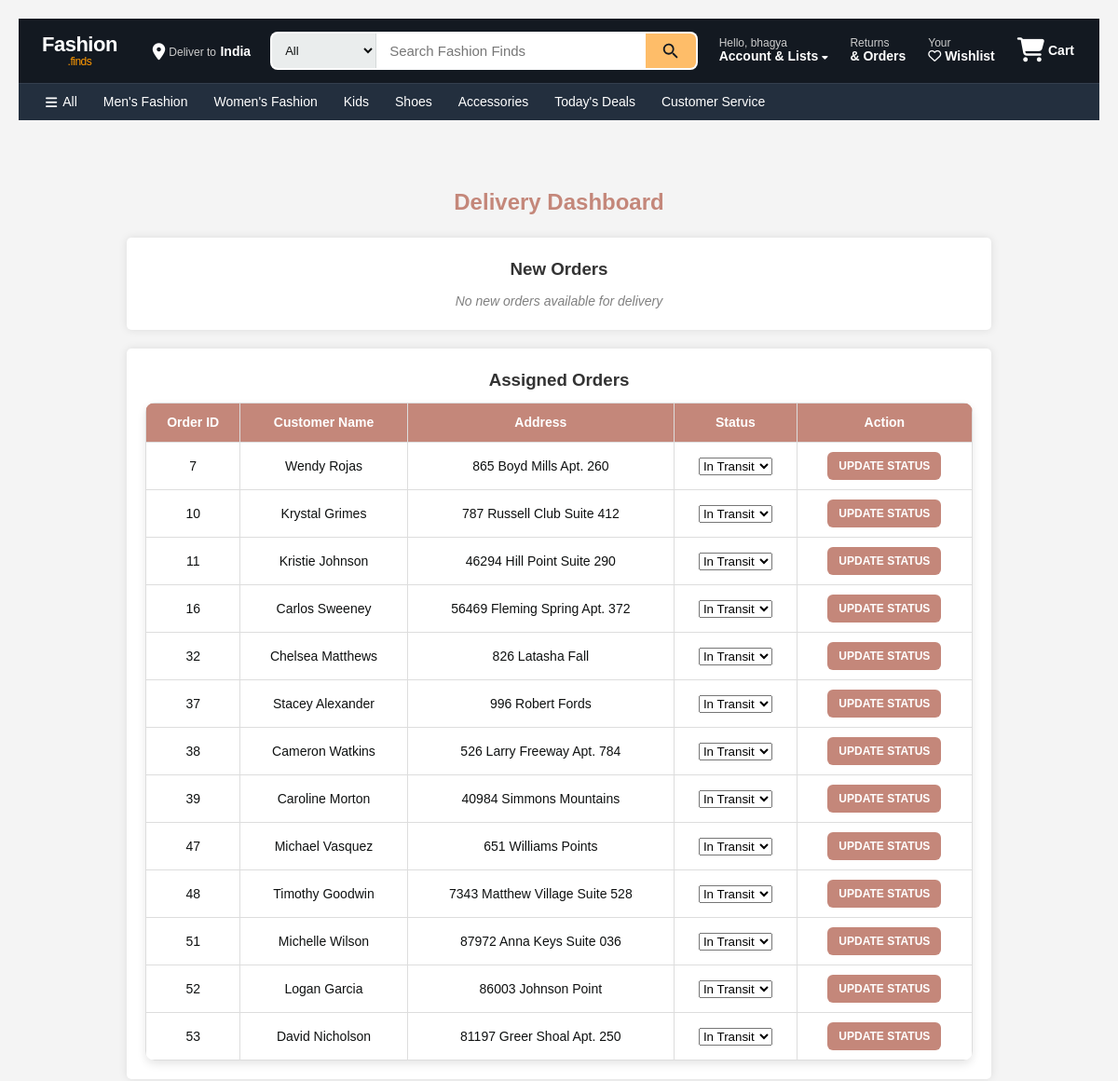
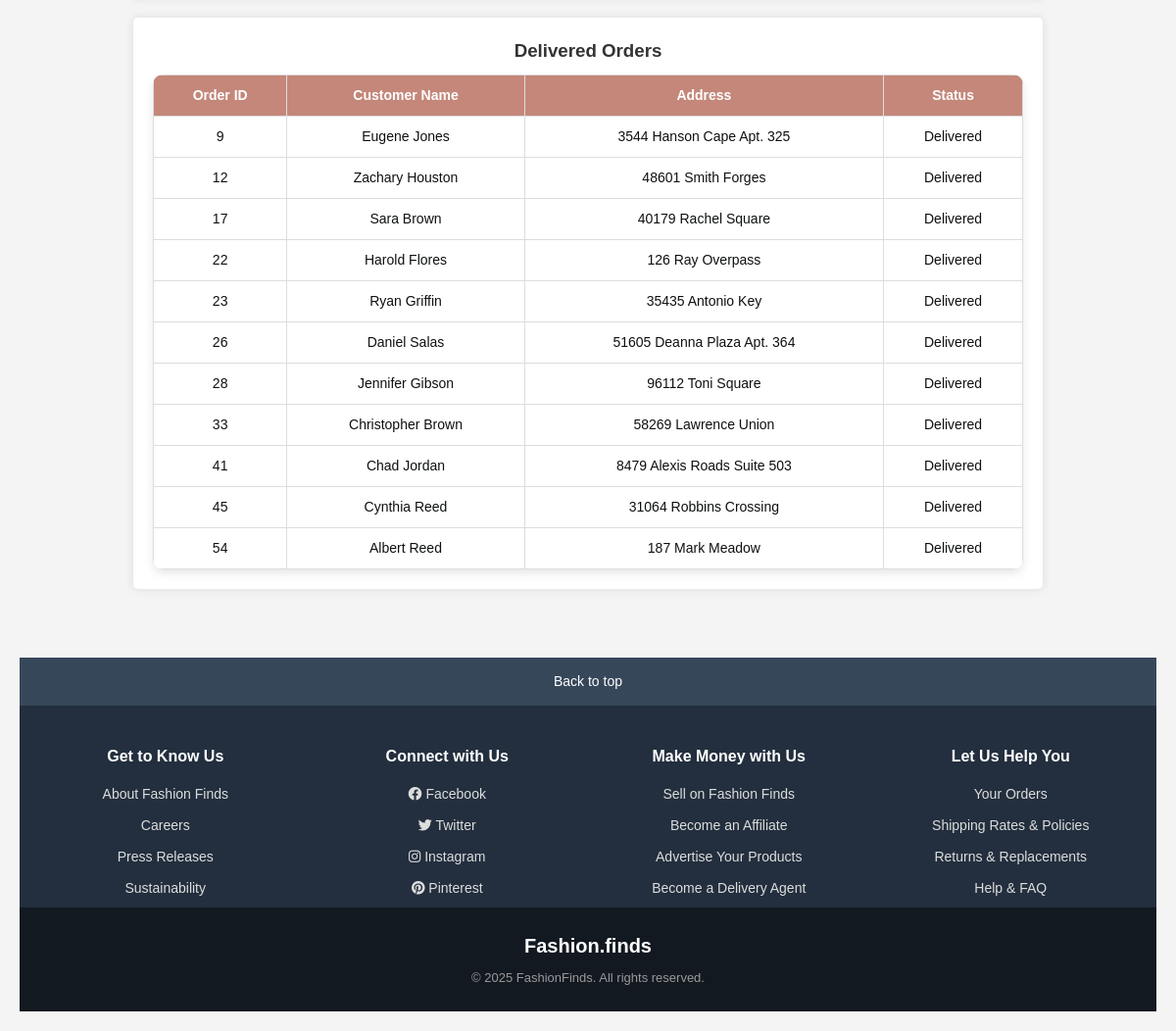
The page /delivery/dashboard (signed in) on the database its author committed (2 pictures, top to bottom).
### app/models.py (models this page shows, shortened)
class User(db.Model, UserMixin):
    __tablename__ = 'users'
    id = db.Column(db.Integer, primary_key=True)
    name = db.Column(db.String(100), nullable=False)
    phone = db.Column(db.String(15), nullable=False)
    email = db.Column(db.String(100), unique=True, nullable=False)
    password = db.Column(db.String(255), nullable=False)
    address = db.Column(db.Text, nullable=False)
    state = db.Column(db.String(50), nullable=False)
    city = db.Column(db.String(50), nullable=False)
    pincode = db.Column(db.String(10), nullable=False)
    reset_token = db.Column(db.String(255), nullable=True)
    reset_token_expiry = db.Column(db.DateTime, nullable=True)
    approved = db.Column(db.Boolean, default=False)
    role = db.Column(db.String(10), nullable=False)

class Order(db.Model):
    __tablename__ = 'orders'
    id = db.Column(db.Integer, primary_key=True)
    user_id = db.Column(db.Integer, db.ForeignKey('users.id'), nullable=False)
    total_price = db.Column(db.Float, nullable=False)
    status = db.Column(db.String(50), nullable=False, default="Pending")  # ('Pending', 'Shipped', 'Delivered', 'Cancelled')
    order_date = db.Column(db.DateTime, nullable=False, default=lambda: datetime.now(timezone.utc))
    delivery_date = db.Column(db.DateTime, nullable=True)
    order_items = db.relationship('OrderItem', backref='order', lazy=True, cascade="all, delete-orphan")
    delivery_person_id = db.Column(db.Integer, db.ForeignKey('users.id'), nullable=True)
    customer_name = db.Column(db.String(100), nullable=False)
    address_line_1 = db.Column(db.String(100), nullable=False)
    state = db.Column(db.String(100), nullable=False)
    city = db.Column(db.String(100), nullable=False)
    pincode = db.Column(db.String(20), nullable=False)
    mail = db.Column(db.String(50), nullable=False)

### app/delivery.py (the view)
@delivery_bp.route('/dashboard')
@login_required
def dashboard():
    person = current_user
    if not person:
        return "User not found", 404  # Handle non-existent users
    available_orders = Order.query.filter_by(city=person.city, delivery_person_id=None).all()
    delivered_orders = Order.query.filter_by(status="Delivered", delivery_person_id=person.id).all()
    assigned_orders = Order.query.filter(Order.delivery_person_id == person.id, Order.status != "Delivered").all()
    return render_template('delivery_dashboard.html', person=person, new_orders=available_orders, assigned_orders=assigned_orders, delivered=delivered_orders)

### app/templates/delivery_dashboard.html (shortened to what this page needs)
{% extends "base.html" %}
{% block content %}
<link rel="stylesheet" href="{{ url_for('static', filename='css/delivery.css') }}">
    <h2 class="title" style="color: #C4877A; font-size: 30 px; font-weight: bold;">Delivery Dashboard</h2>
    <div class="container">
        <div class="section">
            <h3>New Orders</h3>
            {% if new_orders %}
                <table>
                    <tr>
                        <th>Order ID</th>
                        <th>Customer Name</th>
                        <th>Address</th>
                        <th>Action</th>
                    </tr>
                    {% for order in new_orders %}
                    <tr>
                        <td>{{ order.id }}</td>
                        <td>{{ order.customer_name }}</td>
                        <td>{{ order.address_line_1 }}</td>
                        <td>
                            <a href="{{ url_for('delivery.assign_delivery', order_id=order.id) }}">
                                <button class="btn btn-update-status" type="button">Assign Me</button>
                            </a>
                        </td>
                    </tr>
                    {% endfor %}
                </table>
            {% else %}
                <p class="empty">No new orders available for delivery</p>
            {% endif %}
        </div>
        <div class="section">
            <h3>Assigned Orders</h3>
            {% if assigned_orders %}
                <table>
                    <tr>
                        <th>Order ID</th>
                        <th>Customer Name</th>
                        <th>Address</th>
                        <th>Status</th>
                        <th>Action</th>
                    </tr>
                    {% for order in assigned_orders %}
                    <tr>
                        <td>{{ order.id }}</td>
                        <td>{{ order.customer_name }}</td>
                        <td>{{ order.address_line_1 }}</td>
                        <td>
                            <select class="statusSelect" data-order-id="{{ order.id }}">
                                <option value="In Transit" {% if order.delivery_status == "In Transit" %}selected{% endif %}>In Transit</option>
                            </select>
                        </td>
                        <td>
                            <a href="{{ url_for('delivery.update_status', order_id=order.id, status=order.delivery_status) }}" id="updateStatusLink-{{ order.id }}">
                                <button class="btn btn-update-status">Update Status</button>
                            </a>
                        </td>
                    </tr>
                    {% endfor %}
                </table>
            {% else %}
                <p class="empty">No assigned orders</p>
            {% endif %}
        </div>
        <div class="section">
            <h3>Delivered Orders</h3>
            {% if delivered %}
                <table>
                    <tr>
                        <th>Order ID</th>
                        <th>Customer Name</th>
                        <th>Address</th>
                        <th>Status</th>
                    </tr>
                    {% for order in delivered %}
                    <tr>
                        <td>{{ order.id }}</td>
                        <td>{{ order.customer_name }}</td>
                        <td>{{ order.address_line_1 }}</td>
                        <td>{{ order.status }}</td>
                    </tr>
                    {% endfor %}
                </table>
            {% else %}
                <p class="empty">No delivered orders</p>
            {% endif %}
        </div>
    </div>
{% endblock %}

### app/templates/navbar.html (shortened to what this page needs)
<div class="nav-container">
    <div class="navbar-top">
        <div class="logo">
            <a href="/">Fashion<span class="logo-accent">.finds</span></a>
        </div>
        <div class="deliver-to">
            <i class="fas fa-location-dot"></i>
            <div>
                <span class="deliver-label">Deliver to</span>
                <span class="deliver-value">India</span>
            </div>
        </div>
        <div class="nav-search">
            <form action="{{ url_for('views.search') }}" method="GET" class="search-bar">
                <select name="category" class="search-category">
                    <option value="">All</option>
                </select>
                <input type="text" name="query" class="search-input"
                       placeholder="Search Fashion Finds" required>
                <button type="submit" class="search-button">
                </button>
            </form>
        </div>
        <div class="nav-actions">
            <div class="dropdown">
                <a href="{{ url_for('auth.account') }}" class="nav-action-item">
                    <span class="nav-action-label">Hello, {% if current_user.is_authenticated %}{{ current_user.name }}{% else %}sign in{% endif %}</span>
                    <span class="nav-action-value">Account & Lists <i class="fas fa-caret-down" style="font-size:10px"></i></span>
                </a>
            </div>
            <a href="{{ url_for('views.my_orders') }}" class="nav-action-item">
                <span class="nav-action-label">Returns</span>
                <span class="nav-action-value">& Orders</span>
            </a>
            <a href="/wishlist" class="nav-action-item">
                <span class="nav-action-label">Your</span>
                <span class="nav-action-value"><i class="far fa-heart"></i> Wishlist</span>
            </a>
            <a href="/cart" class="nav-cart">
                <span class="cart-icon-wrap">
                    <i class="fas fa-shopping-cart"></i>
                </span>
                <span class="cart-label">Cart</span>
            </a>
        </div>
    </div>
    <div class="navbar-bottom">
        <div class="navbar-bottom-inner">
            <a href="/" class="nav-cat-link"><i class="fas fa-bars"></i> All</a>
            <a href="{{ url_for('views.products_by_category', category_name='Men') }}" class="nav-cat-link">Men's Fashion</a>
            <a href="{{ url_for('views.products_by_category', category_name='Women') }}" class="nav-cat-link">Women's Fashion</a>
            <a href="{{ url_for('views.products_by_category', category_name='Kids') }}" class="nav-cat-link">Kids</a>
            <a href="{{ url_for('views.products_by_category', category_name='Shoes') }}" class="nav-cat-link">Shoes</a>
            <a href="{{ url_for('views.products_by_category', category_name='Accessories') }}" class="nav-cat-link">Accessories</a>
            <a href="{{ url_for('views.search') }}?query=sale" class="nav-cat-link">Today's Deals</a>
            <a href="{{ url_for('views.contact') }}" class="nav-cat-link">Customer Service</a>
        </div>
    </div>
</div>

### app/static/css/style.css (style rules this page uses)
*, *::before, *::after { margin: 0; padding: 0; box-sizing: border-box; }
:root { --primary-dark: #131921; --primary: #232F3E; --primary-light: #37475A; --accent: #FF9900; --accent-light: #FEBD69; --accent-hover: #E88B00; --bg: #EAEDED; --bg-white: #FFFFFF; --text: #0F1111; --text-secondary: #565959; --text-light: #767676; --link: #007185; --link-hover: #C7511F; --price: #B12704; --deal: #CC0C39; --success: #067D62; --border: #D5D9D9; --border-light: #E7E7E7; --shadow: 0 2px 5px rgba(15, 17, 17, 0.15); --shadow-lg: 0 4px 16px rgba(15, 17, 17, 0.2); --radius: 8px; --radius-sm: 4px; --transition: all 0.2s ease; }
html { height: 100%; scroll-behavior: smooth; }
body { font-family: "Arial", "Helvetica Neue", Helvetica, sans-serif; background-color: var(--bg); color: var(--text); min-height: 100vh; display: flex; flex-direction: column; line-height: 1.5; -webkit-font-smoothing: antialiased; overflow-x: hidden; }
a { text-decoration: none; color: var(--link); }
.nav-container { position: sticky; top: 0; z-index: 1000; background: var(--primary-dark); }
.navbar-top { display: flex; align-items: center; gap: 12px; padding: 8px 16px; max-width: 1500px; margin: 0 auto; }
.logo { flex-shrink: 0; margin-right: 8px; }
.logo a { display: flex; flex-direction: column; color: #fff; text-decoration: none; font-size: 22px; font-weight: 700; letter-spacing: -0.5px; padding: 4px 8px; border: 1px solid transparent; border-radius: var(--radius-sm); line-height: 1.1; }
.logo .logo-accent { color: var(--accent); font-size: 12px; font-weight: 400; }
.deliver-to { display: flex; align-items: center; gap: 4px; color: #fff; padding: 4px 8px; border: 1px solid transparent; border-radius: var(--radius-sm); cursor: pointer; flex-shrink: 0; }
.deliver-to i { font-size: 18px; color: #fff; }
.deliver-to .deliver-label { font-size: 12px; color: #CCC; line-height: 1; }
.deliver-to .deliver-value { font-size: 14px; font-weight: 700; color: #fff; line-height: 1.2; }
.nav-search { flex: 1; max-width: 780px; }
.search-bar { display: flex; width: 100%; border-radius: var(--radius); overflow: hidden; background: #fff; border: 2px solid transparent; transition: border-color 0.15s; }
.search-category { padding: 8px 10px; border: none; background: var(--bg); color: var(--text); font-size: 13px; border-right: 1px solid var(--border); cursor: pointer; min-width: 80px; }
.search-input { flex: 1; border: none; padding: 10px 14px; font-size: 15px; color: var(--text); outline: none; background: #fff; min-width: 0; }
.search-input::placeholder { color: var(--text-light); }
.search-button { background: var(--accent-light); border: none; padding: 0 16px; cursor: pointer; display: flex; align-items: center; transition: background 0.15s; }
.search-icon { width: 22px; height: 22px; fill: var(--primary-dark); }
.nav-actions { display: flex; align-items: center; gap: 2px; flex-shrink: 0; }
.nav-action-item { display: flex; flex-direction: column; align-items: flex-start; padding: 6px 10px; border: 1px solid transparent; border-radius: var(--radius-sm); color: #fff; cursor: pointer; text-decoration: none; white-space: nowrap; position: relative; }
.nav-action-label { font-size: 12px; color: #CCC; line-height: 1; }
.nav-action-value { font-size: 14px; font-weight: 700; line-height: 1.2; }
.nav-cart { display: flex; align-items: center; gap: 4px; padding: 6px 10px; border: 1px solid transparent; border-radius: var(--radius-sm); color: #fff; text-decoration: none; position: relative; }
.nav-cart .cart-icon-wrap { position: relative; font-size: 26px; }
.nav-cart .cart-label { font-size: 14px; font-weight: 700; }
.dropdown { position: relative; }
.navbar-bottom { background: var(--primary); border-top: 1px solid rgba(255,255,255,0.08); }
.navbar-bottom-inner { display: flex; align-items: center; gap: 2px; max-width: 1500px; margin: 0 auto; padding: 0 16px; overflow-x: auto; scrollbar-width: none; }
.nav-cat-link { display: flex; align-items: center; gap: 6px; padding: 8px 12px; color: #fff; font-size: 14px; font-weight: 400; text-decoration: none; border: 1px solid transparent; border-radius: var(--radius-sm); white-space: nowrap; transition: var(--transition); }
.nav-cat-link i { font-size: 14px; }
html, body { overflow-x: hidden; }
form { display: block; }
p { font-size: 14px; color: var(--text); }

### rows shown on the page
User: name "bhagya"
Order: id "7", customer_name "Wendy Rojas", address_line_1 "865 Boyd Mills Apt. 260", id "In Transit"
Order: id "10", customer_name "Krystal Grimes", address_line_1 "787 Russell Club Suite 412", id "In Transit"
Order: id "11", customer_name "Kristie Johnson", address_line_1 "46294 Hill Point Suite 290", id "In Transit"
Order: id "16", customer_name "Carlos Sweeney", address_line_1 "56469 Fleming Spring Apt. 372", id "In Transit"
Order: id "32", customer_name "Chelsea Matthews", address_line_1 "826 Latasha Fall", id "In Transit"
Order: id "37", customer_name "Stacey Alexander", address_line_1 "996 Robert Fords", id "In Transit"
Order: id "38", customer_name "Cameron Watkins", address_line_1 "526 Larry Freeway Apt. 784", id "In Transit"
Order: id "39", customer_name "Caroline Morton", address_line_1 "40984 Simmons Mountains", id "In Transit"
Order: id "47", customer_name "Michael Vasquez", address_line_1 "651 Williams Points", id "In Transit"
Order: id "48", customer_name "Timothy Goodwin", address_line_1 "7343 Matthew Village Suite 528", id "In Transit"
Order: id "51", customer_name "Michelle Wilson", address_line_1 "87972 Anna Keys Suite 036", id "In Transit"
Order: id "52", customer_name "Logan Garcia", address_line_1 "86003 Johnson Point", id "In Transit"
Order: id "53", customer_name "David Nicholson", address_line_1 "81197 Greer Shoal Apt. 250", id "In Transit"
Order: id "9", customer_name "Eugene Jones", address_line_1 "3544 Hanson Cape Apt. 325", status "Delivered"
Order: id "12", customer_name "Zachary Houston", address_line_1 "48601 Smith Forges", status "Delivered"
Order: id "17", customer_name "Sara Brown", address_line_1 "40179 Rachel Square", status "Delivered"
Order: id "22", customer_name "Harold Flores", address_line_1 "126 Ray Overpass", status "Delivered"
Order: id "23", customer_name "Ryan Griffin", address_line_1 "35435 Antonio Key", status "Delivered"
Order: id "26", customer_name "Daniel Salas", address_line_1 "51605 Deanna Plaza Apt. 364", status "Delivered"
Order: id "28", customer_name "Jennifer Gibson", address_line_1 "96112 Toni Square", status "Delivered"
Order: id "33", customer_name "Christopher Brown", address_line_1 "58269 Lawrence Union", status "Delivered"
Order: id "41", customer_name "Chad Jordan", address_line_1 "8479 Alexis Roads Suite 503", status "Delivered"
Order: id "45", customer_name "Cynthia Reed", address_line_1 "31064 Robbins Crossing", status "Delivered"
Order: id "54", customer_name "Albert Reed", address_line_1 "187 Mark Meadow", status "Delivered"
